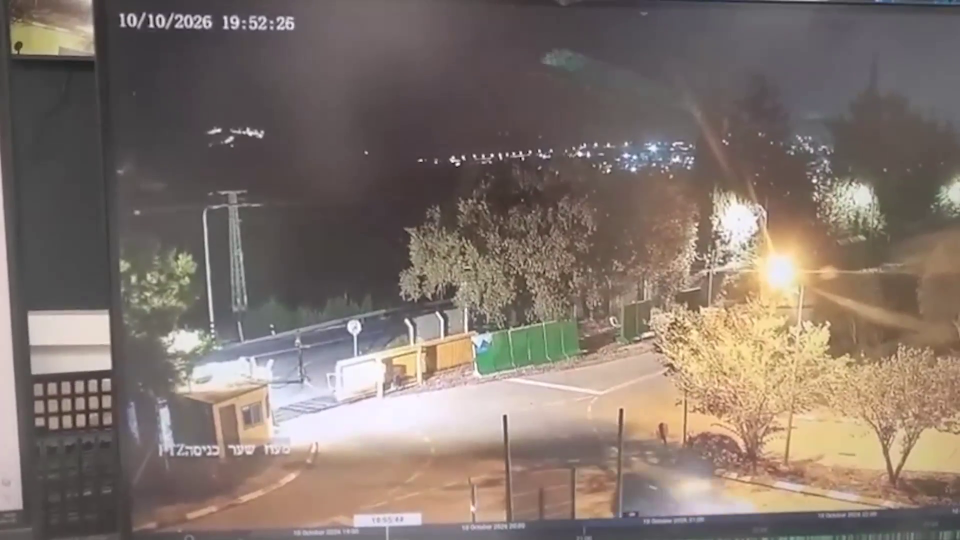
#> input picture data/frames/frame_00099.png, 1920 x 1080 px (shown at 1/2 size)
$ python p7_calibrate.py
#> lines starting #> are read from the running program, lines starting #| are printed output that depends on the picture
### src/imaging.py
"""Pixel I/O and colour conversion. Sole owner of reading frames and of sRGB->Lab."""
import numpy as np
from PIL import Image
from scipy import ndimage as nd

def load_rgb(path):
    return np.asarray(Image.open(path).convert("RGB"), np.float32)

def load_gray(path):
    return np.asarray(Image.open(path).convert("L"), np.float32)
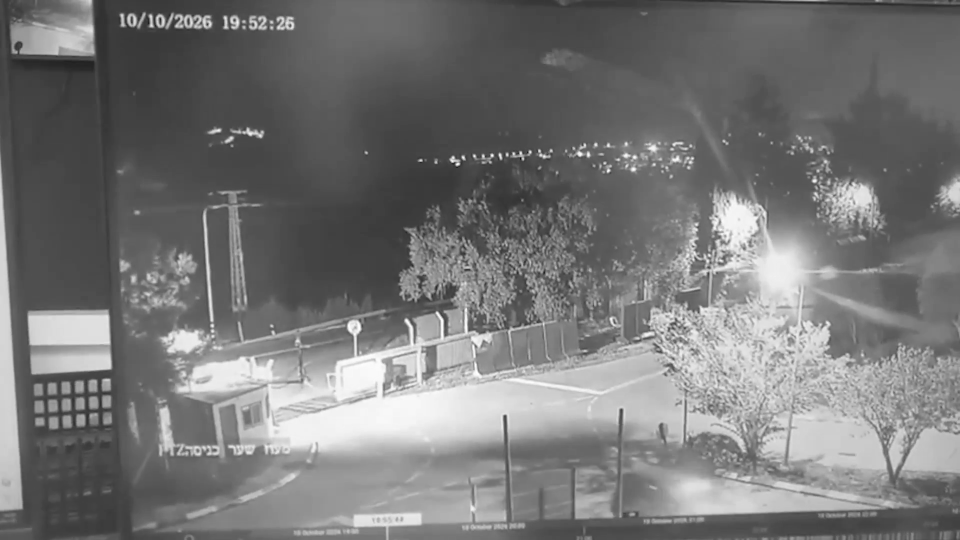
#> returned value: shape (1080, 1920) float32 (shown at 1/2 size); min 0, max 255, mean 118.9

def blur(a, sigma):
#> called with sigma = 1
    return nd.gaussian_filter(a, sigma)

# [13 lines left out: function rgb_to_lab, not called in this run]

### pipeline/p7_calibrate.py
"""Attempt camera calibration from vanishing points - A NEGATIVE RESULT.

The report claims the FOV cannot be recovered from this footage. That claim is
only credible if the attempt is reproducible, so it lives here.

in : data/frames/frame_00099.png
out: results/calibration.txt
"""
import math, sys
import numpy as np
from pathlib import Path
sys.path.insert(0, str(Path(__file__).resolve().parent.parent))
from src import config as C
from src.imaging import load_gray, blur

L = []
def say(s=""):
    print(s); L.append(s)

# approximate seeds for thin vertical structures: (name, x, y_from, y_to)
# (name, x, y_from, y_to, dark) - dark=False for a bright post on a dark ground
POSTS = [("fg post A", 1012, 824, 1000, True), ("fg post B", 1240, 816, 950, True),
         ("fg post C", 1140, 900, 1008, True), ("sign pole", 706, 650, 760, True),
         ("fence post", 1003, 648, 706, False)]
ACCEPT_RMS = 1.6     # px; a line this straight is usable for a vanishing point

def track_post(im, x0, ya, yb, dark=True, half=14):
    """Follow a thin vertical feature by its per-row intensity-weighted centre."""
    pts, x = [], float(x0)
    for y in range(ya, yb):
        a, b = max(0, int(x) - half), int(x) + half
        seg = im[y, a:b]
        if len(seg) < 5:
            break
        w = (seg.max() - seg) if dark else (seg - seg.min())
        w = np.clip(w - 0.5 * w.max(), 0, None)
        if w.sum() < 1e-6:
            continue
        x = a + float((np.arange(len(seg)) * w).sum() / w.sum())
        pts.append((x, y))
    return np.array(pts)

def main():
    im = blur(load_gray(C.FRAMES / "frame_00099.png"), 1.0)
    say("Vertical structures, fitted sub-pixel (x = m*y + c):")
    kept = []
    for name, x, ya, yb, dark in POSTS:
        P = track_post(im, x, ya, yb, dark)
        if len(P) < 20:
            say("  %-11s too short" % name); continue
        m, c = np.polyfit(P[:, 1], P[:, 0], 1)
        rms = float((P[:, 0] - (m * P[:, 1] + c)).std())
        ok = rms < ACCEPT_RMS
        say("  %-11s n=%3d  rms %6.2f px  %s" % (name, len(P), rms, "USABLE" if ok else "rejected"))
        if ok:
            kept.append((m, c))
#> this loop made 5 passes
#> (m, c, rms) on passes 1 to 5: (0.204, 958.2, 33.37), (-0.0298, 1265.9, 2.34), (0.178, 970.4, 4.78), (-1.1, 1410.2, 19.22), (0.378, 761.4, 5.02)
#> after the loop, kept = []
    say()
    say("usable lines: %d" % len(kept))
    if len(kept) < 2:
        say("FAILED: a vanishing point needs at least two lines.")
        say("Cause: night CCTV rephotographed off a monitor leaves man-made edges")
        say("short (60-190 px), low-contrast and motion-blurred. The usable verticals")
        say("are also near-parallel, so their intersection is badly conditioned.")
        say("CONSEQUENCE: the horizontal field of view remains an ASSUMPTION")
        say("(%.0f deg assumed; %.0f-%.0f deg bracket), and every absolute angle," %
            (C.HFOV_ASSUMED, *C.HFOV_RANGE))
        say("rate and speed in the report scales with it.")
    C.RESULTS.mkdir(parents=True, exist_ok=True)
    (C.RESULTS / "calibration.txt").write_text("\n".join(L), encoding="utf-8")

if __name__ == "__main__":
    main()
